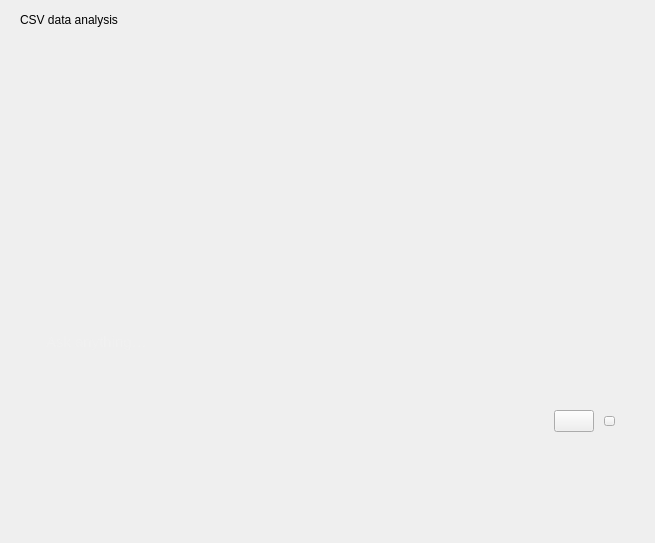
<?xml version="1.0" encoding="UTF-8"?>
<ui version="4.0">
 <class>ChatWidget</class>
 <widget class="QWidget" name="ChatWidget">
  <property name="geometry">
   <rect>
    <x>0</x>
    <y>0</y>
    <width>655</width>
    <height>543</height>
   </rect>
  </property>
  <property name="windowTitle">
   <string>Chat</string>
  </property>
  <property name="styleSheet">
   <string notr="true">
/* ── Base ── */
QWidget#ChatWidget {
    background-color: #0a0a0a;
}

/* ── Topbar ── */
QWidget#topbar {
    background-color: #0a0a0a;
    border-bottom: 1px solid #1a1a1a;
    min-height: 52px;
    max-height: 52px;
}
QLabel#chatTitle {
    color: #f2f2f2;
    font-family: &quot;Syne&quot;;
    font-size: 14px;
    font-weight: 600;
    background: transparent;
}

QPushButton#btn_archive {
    background-color: transparent;
    color: #5c5c5c;
    border: 1px solid transparent;
    border-radius: 7px;
    min-width: 32px;
    max-width: 32px;
    min-height: 32px;
    max-height: 32px;
    font-size: 14px;
}

QPushButton#btn_archive:hover {
    background-color: #161616;
    color: #f2f2f2;
    border-color: #1f1f1f;
}

/* ── Messages scroll area ── */
QScrollArea#messagesScroll {
    background-color: #0a0a0a;
    border: none;
}
QScrollArea#messagesScroll &gt; QWidget &gt; QWidget {
    background-color: #0a0a0a;
}
QScrollBar:vertical {
    background: transparent;
    width: 5px;
}
QScrollBar::handle:vertical {
    background: #232323;
    border-radius: 2px;
    min-height: 24px;
}
QScrollBar::add-line:vertical,
QScrollBar::sub-line:vertical { height: 0; }

/* ── Message bubbles ── */
QWidget#msgRowUser,
QWidget#msgRowAi {
    background: transparent;
}
QWidget#msgRowUser:hover,
QWidget#msgRowAi:hover {
    background-color: rgba(255,255,255,0.015);
}

QLabel#bubbleAi {
    background-color: transparent;
    color: #f2f2f2;
    font-family: &quot;Segoe UI&quot;;
    font-size: 13px;
    border: 1px solid #1a1a1a;
    border-radius: 4px 12px 12px 12px;
    padding: 12px 16px;
}
QLabel#bubbleUser {
    background-color: #161616;
    color: #f2f2f2;
    font-family: &quot;Segoe UI&quot;;
    font-size: 13px;
    border: 1px solid #1f1f1f;
    border-radius: 12px 4px 12px 12px;
    padding: 12px 16px;
}

/* ── Typing indicator ── */
QWidget#typingIndicator {
    background-color: transparent;
    border: 1px solid #1a1a1a;
    border-radius: 4px 12px 12px 12px;
    padding: 12px 16px;
    max-width: 80px;
}

/* ── Input area ── */
QWidget#inputArea {
    background-color: #0a0a0a;
    border-top: 1px solid #1a1a1a;
    max-height: 240px;
}
QWidget#inputWrapper {
    background-color: #121212;
    border: 1px solid #1f1f1f;
    border-radius: 14px;
}
QWidget#inputWrapper:focus-within {
    border-color: #3a3a3a;
}
QPlainTextEdit#chatInput {
    background-color: transparent;
    color: #f2f2f2;
    font-family: &quot;Segoe UI&quot;;
    font-size: 13px;
    border: none;
    padding: 0px;
    selection-background-color: rgba(124,106,255,0.35);
}
QPlainTextEdit#chatInput::placeholder {
    color: #5c5c5c;
}
QPushButton#sendBtn {
    background-color: #7c6aff;
    color: #ffffff;
    border: none;
    border-radius: 9px;
    min-width: 34px;
    max-width: 34px;
    min-height: 34px;
    max-height: 34px;
    font-size: 16px;
    font-weight: 700;
}
QPushButton#sendBtn:hover {
    background-color: #8f7dff;
}
QPushButton#sendBtn:pressed {
    background-color: #6a58e0;
}
QPushButton#micBtn {
    background-color: transparent;
    color: #9a9a9a;
    border: 1px solid #232323;
    border-radius: 9px;
    min-width: 34px;
    max-width: 34px;
    min-height: 34px;
    max-height: 34px;
    font-size: 15px;
}
QPushButton#micBtn:hover {
    background-color: #161616;
    color: #f2f2f2;
    border-color: #3a3a3a;
}
QPushButton#micBtn:checked {
    background-color: rgba(214,69,69,0.15);
    color: #e57373;
    border-color: rgba(214,69,69,0.4);
}

/* ── Input tools ── */
QPushButton#tool_join,
QPushButton#tool_no_code,
QPushButton#tool_flow {
    background-color: transparent;
    color: #5c5c5c;
    font-family: &quot;Segoe UI&quot;;
    font-size: 11px;
    border: 1px solid transparent;
    border-radius: 6px;
    padding: 4px 10px;
}
QPushButton#tool_join:hover,
QPushButton#tool_no_code:hover,
QPushButton#tool_flow:hover {
    background-color: #161616;
    color: #9a9a9a;
    border-color: #1f1f1f;
}
QLabel#inputHint {
    color: #5c5c5c;
    font-family: &quot;Segoe UI&quot;;
    font-size: 10px;
    background: transparent;
}
   </string>
  </property>
  <layout class="QVBoxLayout" name="chatMainLayout">
   <property name="spacing">
    <number>0</number>
   </property>
   <property name="leftMargin">
    <number>0</number>
   </property>
   <property name="topMargin">
    <number>0</number>
   </property>
   <property name="rightMargin">
    <number>0</number>
   </property>
   <property name="bottomMargin">
    <number>0</number>
   </property>
   <item>
    <widget class="QWidget" name="topbar" native="true">
     <layout class="QHBoxLayout" name="topbarLayout">
      <property name="spacing">
       <number>10</number>
      </property>
      <property name="leftMargin">
       <number>20</number>
      </property>
      <property name="topMargin">
       <number>10</number>
      </property>
      <property name="rightMargin">
       <number>16</number>
      </property>
      <property name="bottomMargin">
       <number>10</number>
      </property>
      <item>
       <widget class="QLabel" name="chatTitle">
        <property name="text">
         <string>CSV data analysis</string>
        </property>
       </widget>
      </item>
      <item>
       <spacer>
        <property name="orientation">
         <enum>Qt::Horizontal</enum>
        </property>
        <property name="sizeHint" stdset="0">
         <size>
          <width>40</width>
          <height>20</height>
         </size>
        </property>
       </spacer>
      </item>
     </layout>
    </widget>
   </item>
   <item>
    <widget class="QScrollArea" name="messagesScroll">
     <property name="frameShape">
      <enum>QFrame::NoFrame</enum>
     </property>
     <property name="horizontalScrollBarPolicy">
      <enum>Qt::ScrollBarAlwaysOff</enum>
     </property>
     <property name="widgetResizable">
      <bool>true</bool>
     </property>
     <widget class="QWidget" name="messagesContents">
      <property name="geometry">
       <rect>
        <x>0</x>
        <y>0</y>
        <width>655</width>
        <height>399</height>
       </rect>
      </property>
      <layout class="QVBoxLayout" name="messagesLayout">
       <property name="spacing">
        <number>0</number>
       </property>
       <property name="leftMargin">
        <number>0</number>
       </property>
       <property name="topMargin">
        <number>28</number>
       </property>
       <property name="rightMargin">
        <number>0</number>
       </property>
       <property name="bottomMargin">
        <number>16</number>
       </property>
       <item>
        <spacer>
         <property name="orientation">
          <enum>Qt::Vertical</enum>
         </property>
         <property name="sizeHint" stdset="0">
          <size>
           <width>20</width>
           <height>40</height>
          </size>
         </property>
        </spacer>
       </item>
      </layout>
     </widget>
    </widget>
   </item>
   <item>
    <widget class="QWidget" name="inputArea" native="true">
     <property name="sizePolicy">
      <sizepolicy hsizetype="Preferred" vsizetype="Preferred">
       <horstretch>0</horstretch>
       <verstretch>0</verstretch>
      </sizepolicy>
     </property>
     <property name="maximumSize">
      <size>
       <width>16777215</width>
       <height>240</height>
      </size>
     </property>
     <property name="sizeIncrement">
      <size>
       <width>0</width>
       <height>0</height>
      </size>
     </property>
     <property name="baseSize">
      <size>
       <width>0</width>
       <height>0</height>
      </size>
     </property>
     <layout class="QVBoxLayout" name="inputAreaLayout">
      <property name="spacing">
       <number>0</number>
      </property>
      <property name="sizeConstraint">
       <enum>QLayout::SetDefaultConstraint</enum>
      </property>
      <property name="leftMargin">
       <number>28</number>
      </property>
      <property name="topMargin">
       <number>14</number>
      </property>
      <property name="rightMargin">
       <number>28</number>
      </property>
      <property name="bottomMargin">
       <number>20</number>
      </property>
      <item>
       <widget class="QWidget" name="inputWrapper" native="true">
        <layout class="QVBoxLayout" name="inputWrapperLayout">
         <property name="spacing">
          <number>0</number>
         </property>
         <property name="leftMargin">
          <number>0</number>
         </property>
         <property name="topMargin">
          <number>0</number>
         </property>
         <property name="rightMargin">
          <number>0</number>
         </property>
         <property name="bottomMargin">
          <number>0</number>
         </property>
         <item>
          <layout class="QHBoxLayout" name="inputTopLayout">
           <property name="spacing">
            <number>10</number>
           </property>
           <property name="leftMargin">
            <number>14</number>
           </property>
           <property name="topMargin">
            <number>12</number>
           </property>
           <property name="rightMargin">
            <number>12</number>
           </property>
           <property name="bottomMargin">
            <number>10</number>
           </property>
           <item>
            <widget class="QPlainTextEdit" name="chatInput">
             <property name="styleSheet">
              <string notr="true">background:transparent;color:#f2f2f2;font-family:&quot;Segoe UI&quot;;font-size:15px;border:none;padding:0px;</string>
             </property>
             <property name="lineWidth">
              <number>1</number>
             </property>
             <property name="verticalScrollBarPolicy">
              <enum>Qt::ScrollBarAsNeeded</enum>
             </property>
             <property name="horizontalScrollBarPolicy">
              <enum>Qt::ScrollBarAlwaysOff</enum>
             </property>
             <property name="placeholderText">
              <string>Ask anything…</string>
             </property>
            </widget>
           </item>
           <item>
            <widget class="QPushButton" name="micBtn">
             <property name="cursor">
              <cursorShape>PointingHandCursor</cursorShape>
             </property>
             <property name="toolTip">
              <string>Talk</string>
             </property>
             <property name="text">
              <string/>
             </property>
             <property name="iconSize">
              <size>
               <width>16</width>
               <height>16</height>
              </size>
             </property>
             <property name="checkable">
              <bool>true</bool>
             </property>
            </widget>
           </item>
           <item>
            <widget class="QPushButton" name="sendBtn">
             <property name="font">
              <font>
               <pointsize>-1</pointsize>
               <weight>87</weight>
               <bold>true</bold>
              </font>
             </property>
             <property name="cursor">
              <cursorShape>PointingHandCursor</cursorShape>
             </property>
             <property name="toolTip">
              <string>Send (Enter)</string>
             </property>
             <property name="text">
              <string/>
             </property>
             <property name="iconSize">
              <size>
               <width>20</width>
               <height>20</height>
              </size>
             </property>
            </widget>
           </item>
          </layout>
         </item>
        </layout>
       </widget>
      </item>
     </layout>
    </widget>
   </item>
  </layout>
 </widget>
 <resources/>
 <connections/>
</ui>
